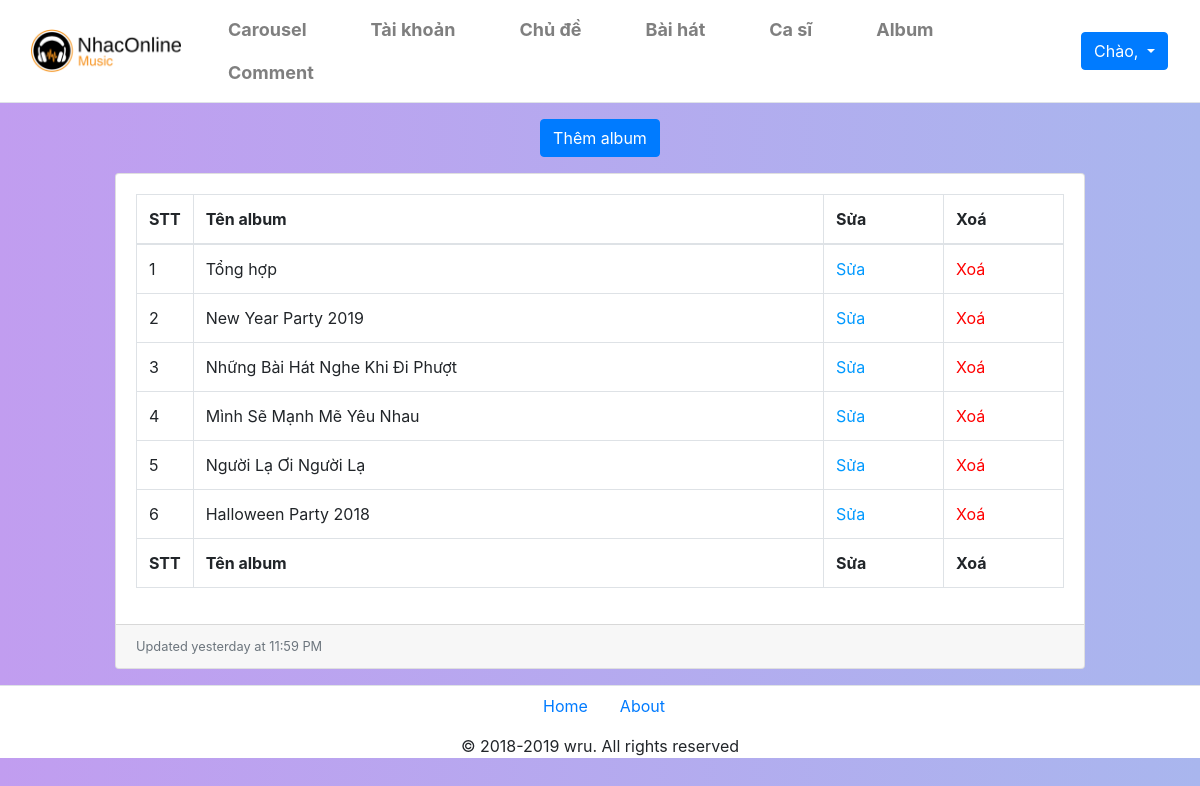
The page /Sources/admin/album.php on the database as committed earlier.
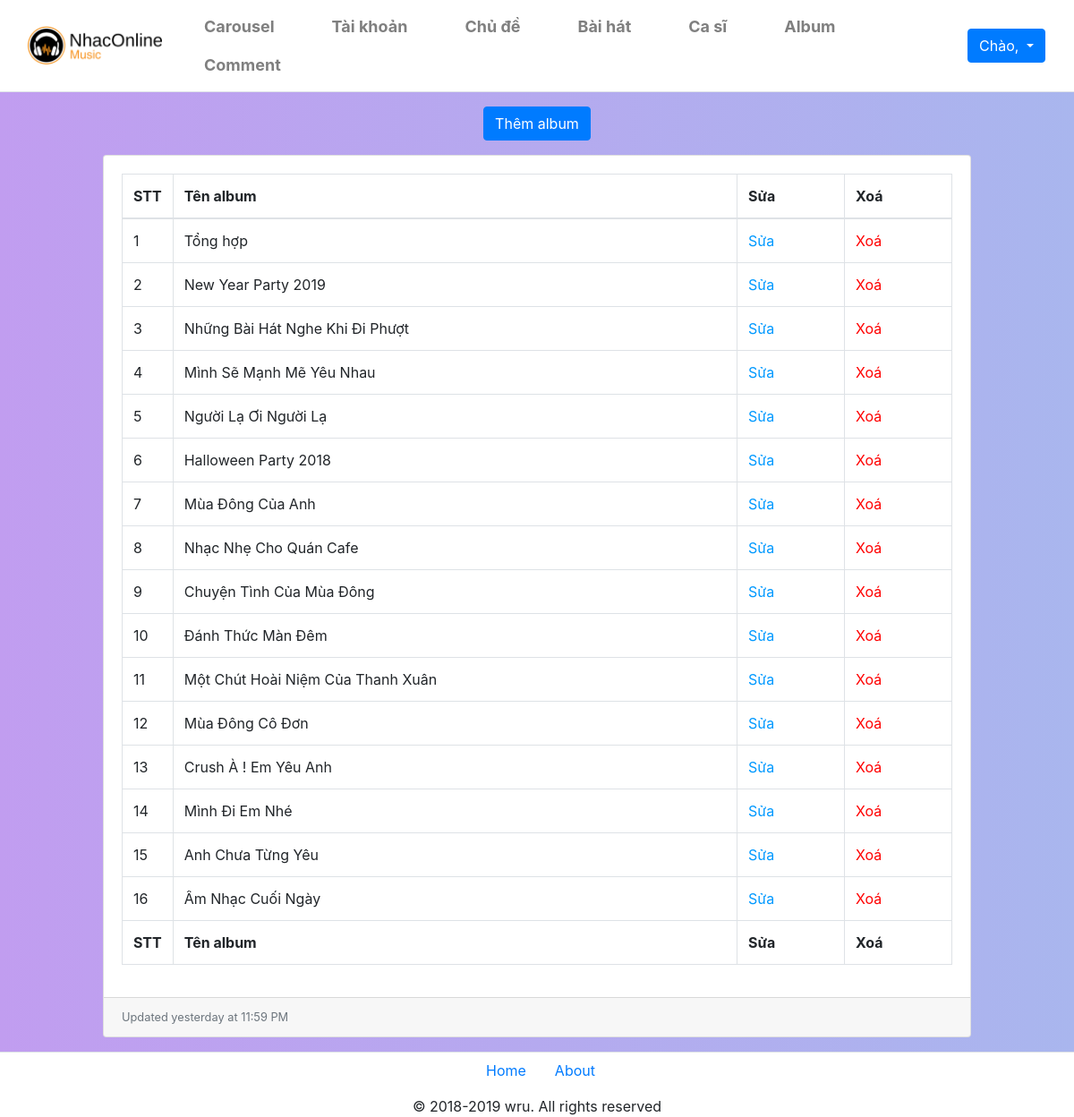
The same page on the database as committed later.
### tables this page shows
CREATE TABLE `album` (
  `id` int(100) NOT NULL,
  `tenalbum` varchar(100) NOT NULL,
  `image` varchar(100) NOT NULL
);

### Sources/admin/album.php (the view, shortened to what this page needs)
<!DOCTYPE html>
<html lang="en">
<head>
    <link href="css/bootstrap.min.css" rel="stylesheet">
    <link href="css/dataTables.bootstrap4.css" rel="stylesheet">
    <link rel="stylesheet" href="./css/fix.css">
</head>
<body>
    <?php
        include('header.php');
    ?>
    <main class="col-md-10 m-auto">
    <div class="mt-3 mb-2 text-center"><a href="./themalbum.php" class="btn btn-primary">Thêm album</a></div>
    <div class="card mb-3 mt-3">
        <div class="card-body">
            <div class="table-responsive">
                <table class="table table-bordered" id="dataTable" width="100%" cellspacing="0">
                    <thead>
                        <tr>
                            <th>STT</th>
                            <th>Tên album</th>
                            <th>Sửa</th>
                            <th>Xoá</th>
                        </tr>
                    </thead>
                    <tfoot>
                        <tr>
                            <th>STT</th>
                            <th>Tên album</th>
                            <th>Sửa</th>
                            <th>Xoá</th>
                        </tr>
                    </tfoot>
                    <tbody>
                    <?php
                        include('../php/connect.php');
                        $stt=1;
                        $result = mysqli_query($con,"Select * from album");
                        While($data = mysqli_fetch_assoc($result))
                        {
                            echo "<tr>";
                            echo "<td style='width:50px;'>$stt</td>";
                            echo "<td>$data[tenalbum]</td>";
                            echo "<td style='width:120px;'><a href='./suaalbum.php?id=$data[id]' style='color:#09F;'>Sửa</a></td>";
                            echo "<td style='width:120px;'><a href='./del_album.php?id=$data[id]' onclick=' return xacnhan();' style='color:red;'>Xoá</a></td>";
                            echo "</tr>";
                            $stt++;
                        }
                    ?>
                    </tbody>
                </table>
            </div>
        </div>
        <div class="card-footer small text-muted">Updated yesterday at 11:59 PM</div>
    </div>
    </main>
    <?php
        include('footer.php');
    ?>
</body>
</html>

Rows that differ between the two databases and show on the page:
added album: tenalbum "Mùa Đông Của Anh"
added album: tenalbum "Nhạc Nhẹ Cho Quán Cafe"
added album: tenalbum "Chuyện Tình Của Mùa Đông"
added album: tenalbum "Đánh Thức Màn Đêm"
added album: tenalbum "Một Chút Hoài Niệm Của Thanh Xuân"
added album: tenalbum "Mùa Đông Cô Đơn"
added album: tenalbum "Crush À ! Em Yêu Anh"
added album: tenalbum "Mình Đi Em Nhé"
added album: tenalbum "Anh Chưa Từng Yêu"
added album: tenalbum "Âm Nhạc Cuối Ngày"
